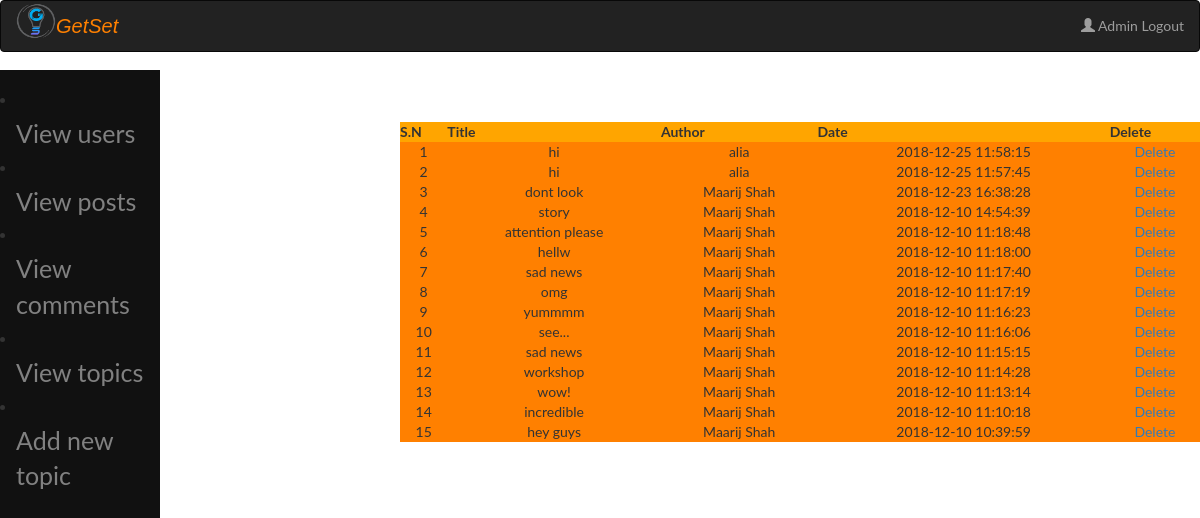
The app's page /admin/index.php?view_posts with its own data.
### tables this page shows
CREATE TABLE `users` (
  `user_id` int(11) NOT NULL,
  `user_name` varchar(255) NOT NULL,
  `user_email` varchar(255) NOT NULL,
  `user_pass` varchar(255) NOT NULL,
  `user_image` text NOT NULL,
  `user_reg_date` text NOT NULL,
  `user_last_login` text NOT NULL,
  `status` text NOT NULL,
  `ver_code` int(100) NOT NULL,
  `posts` text NOT NULL
);

CREATE TABLE `posts` (
  `post_id` int(11) NOT NULL,
  `user_id` int(11) NOT NULL,
  `topic_id` int(11) NOT NULL,
  `post_title` text NOT NULL,
  `post_content` text NOT NULL,
  `post_date` timestamp NOT NULL DEFAULT CURRENT_TIMESTAMP
);

### admin/includes/view_posts.php (the view, shortened to what this page needs)
<table align="center" width="800" bgcolor="skyblue">
	<tr bgcolor="orange" border="1">
	<th>S.N</th>
	<th>Title</th>
<th>Author</th>
<th>Date</th>
<th>Delete</th>
</tr>
<?php
include("includes/connection.php");
$sel_posts = "select * from posts ORDER by 1 DESC";
$run_posts = mysqli_query($con,$sel_posts);
$i=0;
while($row_posts = mysqli_fetch_array($run_posts)){
	$post_id = $row_posts['post_id'];
	$user_id = $row_posts['user_id'];
	$post_title = $row_posts['post_title'];
	$post_date = $row_posts['post_date'];
			$i++;
		$sel_user="select * from users where user_id='$user_id'";
		$run_user= mysqli_query($con,$sel_user);
		while($row_users = mysqli_fetch_array($run_user)){
			$user_name=$row_users['user_name'];
			?>
			<tr align="center">
	    <td><?php echo $i; ?></td>
	    <td><?php echo $post_title;?></td>
	    <td><?php echo $user_name;?></td>
		<td><?php echo $post_date;?></td>
		<td><a href="index.php?view_posts&delete=<?php echo $post_id;?>">Delete</a></td>
</tr>
<?php } } ?>
</table>

### admin/admin_style.css (style rules this page uses)
body { background-color:none; }

### admin/index.php (style rules this page uses)
body { font-family: "Lato", sans-serif; }

### records on screen
posts: post_title "hi", post_date "2018-12-25 11:58:15"
users: user_name "alia"
posts: post_title "hi", post_date "2018-12-25 11:57:45"
posts: post_title "dont look", post_date "2018-12-23 16:38:28"
users: user_name "Maarij Shah"
posts: post_title "story", post_date "2018-12-10 14:54:39"
posts: post_title "attention please", post_date "2018-12-10 11:18:48"
posts: post_title "hellw", post_date "2018-12-10 11:18:00"
posts: post_title "sad news", post_date "2018-12-10 11:17:40"
posts: post_title "omg", post_date "2018-12-10 11:17:19"
posts: post_title "yummmm", post_date "2018-12-10 11:16:23"
posts: post_title "see...", post_date "2018-12-10 11:16:06"
posts: post_title "sad news", post_date "2018-12-10 11:15:15"
posts: post_title "workshop", post_date "2018-12-10 11:14:28"
posts: post_title "wow!", post_date "2018-12-10 11:13:14"
posts: post_title "incredible", post_date "2018-12-10 11:10:18"
posts: post_title "hey guys", post_date "2018-12-10 10:39:59"
